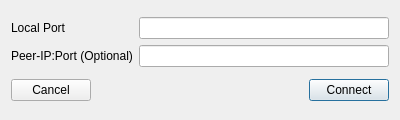
<?xml version="1.0" encoding="UTF-8"?>
<ui version="4.0">
 <class>Dialog</class>
 <widget class="QDialog" name="Dialog">
  <property name="geometry">
   <rect>
    <x>0</x>
    <y>0</y>
    <width>400</width>
    <height>120</height>
   </rect>
  </property>
  <property name="windowTitle">
   <string>Connection Setup</string>
  </property>
  <layout class="QVBoxLayout" name="verticalLayout">
   <item>
    <layout class="QGridLayout" name="gridLayout_2">
     <item row="0" column="1">
      <widget class="QLineEdit" name="lineEdit"/>
     </item>
     <item row="0" column="0">
      <widget class="QLabel" name="label">
       <property name="text">
        <string>Local Port</string>
       </property>
      </widget>
     </item>
     <item row="1" column="0">
      <widget class="QLabel" name="label_2">
       <property name="text">
        <string>Peer-IP:Port (Optional)</string>
       </property>
      </widget>
     </item>
     <item row="1" column="1">
      <widget class="QLineEdit" name="lineEdit_2"/>
     </item>
    </layout>
   </item>
   <item>
    <layout class="QHBoxLayout" name="horizontalLayout_2">
     <item>
      <widget class="QPushButton" name="pushButton_2">
       <property name="text">
        <string>Cancel</string>
       </property>
       <property name="autoDefault">
        <bool>false</bool>
       </property>
      </widget>
     </item>
     <item>
      <spacer name="horizontalSpacer">
       <property name="orientation">
        <enum>Qt::Horizontal</enum>
       </property>
       <property name="sizeHint" stdset="0">
        <size>
         <width>40</width>
         <height>20</height>
        </size>
       </property>
      </spacer>
     </item>
     <item>
      <widget class="QPushButton" name="pushButton">
       <property name="text">
        <string>Connect</string>
       </property>
      </widget>
     </item>
    </layout>
   </item>
  </layout>
 </widget>
 <resources/>
 <connections/>
</ui>
